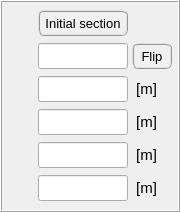
                     <widget class="QFrame" name="frame_11">
                      <property name="minimumSize">
                       <size>
                        <width>180</width>
                        <height>212</height>
                       </size>
                      </property>
                      <property name="maximumSize">
                       <size>
                        <width>180</width>
                        <height>212</height>
                       </size>
                      </property>
                      <property name="frameShape">
                       <enum>QFrame::Box</enum>
                      </property>
                      <property name="frameShadow">
                       <enum>QFrame::Raised</enum>
                      </property>
                      <layout class="QGridLayout" name="gridLayout_15">
                       <property name="leftMargin">
                        <number>4</number>
                       </property>
                       <property name="topMargin">
                        <number>4</number>
                       </property>
                       <property name="rightMargin">
                        <number>6</number>
                       </property>
                       <property name="bottomMargin">
                        <number>4</number>
                       </property>
                       <property name="spacing">
                        <number>0</number>
                       </property>
                       <item row="2" column="0">
                        <widget class="QFrame" name="frame_19">
                         <property name="minimumSize">
                          <size>
                           <width>0</width>
                           <height>32</height>
                          </size>
                         </property>
                         <property name="maximumSize">
                          <size>
                           <width>16777215</width>
                           <height>32</height>
                          </size>
                         </property>
                         <property name="frameShape">
                          <enum>QFrame::NoFrame</enum>
                         </property>
                         <property name="frameShadow">
                          <enum>QFrame::Raised</enum>
                         </property>
                         <layout class="QGridLayout" name="gridLayout_16">
                          <property name="leftMargin">
                           <number>0</number>
                          </property>
                          <property name="topMargin">
                           <number>0</number>
                          </property>
                          <property name="rightMargin">
                           <number>0</number>
                          </property>
                          <property name="bottomMargin">
                           <number>0</number>
                          </property>
                          <property name="horizontalSpacing">
                           <number>4</number>
                          </property>
                          <property name="verticalSpacing">
                           <number>0</number>
                          </property>
                          <item row="0" column="0">
                           <widget class="QFrame" name="frame_35">
                            <property name="frameShape">
                             <enum>QFrame::NoFrame</enum>
                            </property>
                            <property name="frameShadow">
                             <enum>QFrame::Raised</enum>
                            </property>
                           </widget>
                          </item>
                          <item row="0" column="1">
                           <widget class="QLineEdit" name="lineEdit_outside_diameter_initial">
                            <property name="minimumSize">
                             <size>
                              <width>90</width>
                              <height>26</height>
                             </size>
                            </property>
                            <property name="maximumSize">
                             <size>
                              <width>90</width>
                              <height>26</height>
                             </size>
                            </property>
                            <property name="font">
                             <font>
                              <family>MS Shell Dlg 2</family>
                              <pointsize>11</pointsize>
                              <weight>50</weight>
                              <italic>false</italic>
                              <bold>false</bold>
                             </font>
                            </property>
                            <property name="styleSheet">
                             <string notr="true">color: rgb(255, 0, 0);</string>
                            </property>
                            <property name="text">
                             <string/>
                            </property>
                            <property name="alignment">
                             <set>Qt::AlignCenter</set>
                            </property>
                           </widget>
                          </item>
                          <item row="0" column="2">
                           <widget class="QLabel" name="label_63">
                            <property name="minimumSize">
                             <size>
                              <width>40</width>
                              <height>26</height>
                             </size>
                            </property>
                            <property name="maximumSize">
                             <size>
                              <width>40</width>
                              <height>26</height>
                             </size>
                            </property>
                            <property name="font">
                             <font>
                              <family>MS Shell Dlg 2</family>
                              <pointsize>11</pointsize>
                              <weight>50</weight>
                              <italic>false</italic>
                              <bold>false</bold>
                             </font>
                            </property>
                            <property name="frameShape">
                             <enum>QFrame::NoFrame</enum>
                            </property>
                            <property name="text">
                             <string> [m]</string>
                            </property>
                            <property name="alignment">
                             <set>Qt::AlignLeading|Qt::AlignLeft|Qt::AlignVCenter</set>
                            </property>
                           </widget>
                          </item>
                         </layout>
                        </widget>
                       </item>
                       <item row="1" column="0">
                        <widget class="QFrame" name="frame">
                         <property name="minimumSize">
                          <size>
                           <width>0</width>
                           <height>32</height>
                          </size>
                         </property>
                         <property name="maximumSize">
                          <size>
                           <width>16777215</width>
                           <height>32</height>
                          </size>
                         </property>
                         <property name="frameShape">
                          <enum>QFrame::NoFrame</enum>
                         </property>
                         <property name="frameShadow">
                          <enum>QFrame::Raised</enum>
                         </property>
                         <layout class="QGridLayout" name="gridLayout_18">
                          <property name="leftMargin">
                           <number>0</number>
                          </property>
                          <property name="topMargin">
                           <number>0</number>
                          </property>
                          <property name="rightMargin">
                           <number>0</number>
                          </property>
                          <property name="bottomMargin">
                           <number>0</number>
                          </property>
                          <property name="horizontalSpacing">
                           <number>4</number>
                          </property>
                          <property name="verticalSpacing">
                           <number>0</number>
                          </property>
                          <item row="0" column="0">
                           <widget class="QFrame" name="frame_36">
                            <property name="frameShape">
                             <enum>QFrame::NoFrame</enum>
                            </property>
                            <property name="frameShadow">
                             <enum>QFrame::Raised</enum>
                            </property>
                           </widget>
                          </item>
                          <item row="0" column="2">
                           <widget class="QPushButton" name="pushButton_flip_element_ids_initial">
                            <property name="minimumSize">
                             <size>
                              <width>40</width>
                              <height>26</height>
                             </size>
                            </property>
                            <property name="maximumSize">
                             <size>
                              <width>40</width>
                              <height>26</height>
                             </size>
                            </property>
                            <property name="font">
                             <font>
                              <family>MS Shell Dlg 2</family>
                              <pointsize>10</pointsize>
                              <weight>9</weight>
                              <italic>false</italic>
                              <bold>false</bold>
                             </font>
                            </property>
                            <property name="styleSheet">
                             <string notr="true">QPushButton{border-radius: 6px; border-color: rgb(150, 150, 150); border-style: ridge; border-width: 2px; color: rgb(0, 0, 0); background-color: rgb(240, 240, 240); font: 75 10pt &quot;MS Shell Dlg 2&quot;}
QPushButton:hover{border-radius: 6px; border-color: rgb(0, 170, 255); border-style: ridge; border-width: 2px; color: rgb(0, 0, 0); background-color: rgba(174, 213, 255, 100); font: 75 10pt &quot;MS Shell Dlg 2&quot;}
QPushButton:pressed{border-radius: 6px; border-color: rgb(0, 170, 255); border-style: ridge; border-width: 3px; color: rgb(0, 0, 0); background-color: rgb(174, 213, 255); font: 75 10pt &quot;MS Shell Dlg 2&quot;}</string>
                            </property>
                            <property name="text">
                             <string>Flip</string>
                            </property>
                           </widget>
                          </item>
                          <item row="0" column="1">
                           <widget class="QLineEdit" name="lineEdit_element_id_initial">
                            <property name="minimumSize">
                             <size>
                              <width>90</width>
                              <height>26</height>
                             </size>
                            </property>
                            <property name="maximumSize">
                             <size>
                              <width>90</width>
                              <height>26</height>
                             </size>
                            </property>
                            <property name="font">
                             <font>
                              <family>MS Shell Dlg 2</family>
                              <pointsize>12</pointsize>
                              <weight>50</weight>
                              <italic>false</italic>
                              <bold>false</bold>
                             </font>
                            </property>
                            <property name="styleSheet">
                             <string notr="true">color: rgb(255, 0, 0);</string>
                            </property>
                            <property name="text">
                             <string/>
                            </property>
                            <property name="alignment">
                             <set>Qt::AlignCenter</set>
                            </property>
                           </widget>
                          </item>
                         </layout>
                        </widget>
                       </item>
                       <item row="5" column="0">
                        <widget class="QFrame" name="frame_38">
                         <property name="minimumSize">
                          <size>
                           <width>0</width>
                           <height>32</height>
                          </size>
                         </property>
                         <property name="maximumSize">
                          <size>
                           <width>16777215</width>
                           <height>32</height>
                          </size>
                         </property>
                         <property name="frameShape">
                          <enum>QFrame::NoFrame</enum>
                         </property>
                         <property name="frameShadow">
                          <enum>QFrame::Raised</enum>
                         </property>
                         <layout class="QGridLayout" name="gridLayout_20">
                          <property name="leftMargin">
                           <number>0</number>
                          </property>
                          <property name="topMargin">
                           <number>0</number>
                          </property>
                          <property name="rightMargin">
                           <number>0</number>
                          </property>
                          <property name="bottomMargin">
                           <number>0</number>
                          </property>
                          <property name="horizontalSpacing">
                           <number>4</number>
                          </property>
                          <property name="verticalSpacing">
                           <number>0</number>
                          </property>
                          <item row="0" column="1">
                           <widget class="QLineEdit" name="lineEdit_offset_z_initial">
                            <property name="minimumSize">
                             <size>
                              <width>90</width>
                              <height>26</height>
                             </size>
                            </property>
                            <property name="maximumSize">
                             <size>
                              <width>90</width>
                              <height>26</height>
                             </size>
                            </property>
                            <property name="font">
                             <font>
                              <family>MS Shell Dlg 2</family>
                              <pointsize>11</pointsize>
                              <weight>50</weight>
                              <italic>false</italic>
                              <bold>false</bold>
                             </font>
                            </property>
                            <property name="focusPolicy">
                             <enum>Qt::StrongFocus</enum>
                            </property>
                            <property name="styleSheet">
                             <string notr="true">color: rgb(255, 0, 0);</string>
                            </property>
                            <property name="alignment">
                             <set>Qt::AlignCenter</set>
                            </property>
                           </widget>
                          </item>
                          <item row="0" column="2">
                           <widget class="QLabel" name="label_66">
                            <property name="minimumSize">
                             <size>
                              <width>40</width>
                              <height>26</height>
                             </size>
                            </property>
                            <property name="maximumSize">
                             <size>
                              <width>40</width>
                              <height>26</height>
                             </size>
                            </property>
                            <property name="font">
                             <font>
                              <family>MS Shell Dlg 2</family>
                              <pointsize>11</pointsize>
                              <weight>50</weight>
                              <italic>false</italic>
                              <bold>false</bold>
                             </font>
                            </property>
                            <property name="text">
                             <string> [m]</string>
                            </property>
                            <property name="alignment">
                             <set>Qt::AlignLeading|Qt::AlignLeft|Qt::AlignVCenter</set>
                            </property>
                           </widget>
                          </item>
                          <item row="0" column="0">
                           <widget class="QFrame" name="frame_39">
                            <property name="frameShape">
                             <enum>QFrame::NoFrame</enum>
                            </property>
                            <property name="frameShadow">
                             <enum>QFrame::Raised</enum>
                            </property>
                           </widget>
                          </item>
                         </layout>
                        </widget>
                       </item>
                       <item row="3" column="0">
                        <widget class="QFrame" name="frame_40">
                         <property name="minimumSize">
                          <size>
                           <width>0</width>
                           <height>32</height>
                          </size>
                         </property>
                         <property name="maximumSize">
                          <size>
                           <width>16777215</width>
                           <height>32</height>
                          </size>
                         </property>
                         <property name="frameShape">
                          <enum>QFrame::NoFrame</enum>
                         </property>
                         <property name="frameShadow">
                          <enum>QFrame::Raised</enum>
                         </property>
                         <layout class="QGridLayout" name="gridLayout_36">
                          <property name="leftMargin">
                           <number>0</number>
                          </property>
                          <property name="topMargin">
                           <number>0</number>
                          </property>
                          <property name="rightMargin">
                           <number>0</number>
                          </property>
                          <property name="bottomMargin">
                           <number>0</number>
                          </property>
                          <property name="horizontalSpacing">
                           <number>4</number>
                          </property>
                          <property name="verticalSpacing">
                           <number>0</number>
                          </property>
                          <item row="0" column="0">
                           <widget class="QFrame" name="frame_41">
                            <property name="frameShape">
                             <enum>QFrame::NoFrame</enum>
                            </property>
                            <property name="frameShadow">
                             <enum>QFrame::Raised</enum>
                            </property>
                           </widget>
                          </item>
                          <item row="0" column="1">
                           <widget class="QLineEdit" name="lineEdit_wall_thickness_initial">
                            <property name="minimumSize">
                             <size>
                              <width>90</width>
                              <height>26</height>
                             </size>
                            </property>
                            <property name="maximumSize">
                             <size>
                              <width>90</width>
                              <height>26</height>
                             </size>
                            </property>
                            <property name="font">
                             <font>
                              <family>MS Shell Dlg 2</family>
                              <pointsize>11</pointsize>
                              <weight>50</weight>
                              <italic>false</italic>
                              <bold>false</bold>
                             </font>
                            </property>
                            <property name="focusPolicy">
                             <enum>Qt::StrongFocus</enum>
                            </property>
                            <property name="styleSheet">
                             <string notr="true">color: rgb(255, 0, 0);</string>
                            </property>
                            <property name="alignment">
                             <set>Qt::AlignCenter</set>
                            </property>
                           </widget>
                          </item>
                          <item row="0" column="2">
                           <widget class="QLabel" name="label_62">
                            <property name="minimumSize">
                             <size>
                              <width>40</width>
                              <height>26</height>
                             </size>
                            </property>
                            <property name="maximumSize">
                             <size>
                              <width>40</width>
                              <height>26</height>
                             </size>
                            </property>
                            <property name="font">
                             <font>
                              <family>MS Shell Dlg 2</family>
                              <pointsize>11</pointsize>
                              <weight>50</weight>
                              <italic>false</italic>
                              <bold>false</bold>
                             </font>
                            </property>
                            <property name="text">
                             <string> [m]</string>
                            </property>
                            <property name="alignment">
                             <set>Qt::AlignLeading|Qt::AlignLeft|Qt::AlignVCenter</set>
                            </property>
                           </widget>
                          </item>
                         </layout>
                        </widget>
                       </item>
                       <item row="4" column="0">
                        <widget class="QFrame" name="frame_42">
                         <property name="minimumSize">
                          <size>
                           <width>0</width>
                           <height>32</height>
                          </size>
                         </property>
                         <property name="maximumSize">
                          <size>
                           <width>16777215</width>
                           <height>32</height>
                          </size>
                         </property>
                         <property name="frameShape">
                          <enum>QFrame::NoFrame</enum>
                         </property>
                         <property name="frameShadow">
                          <enum>QFrame::Raised</enum>
                         </property>
                         <layout class="QGridLayout" name="gridLayout_37">
                          <property name="leftMargin">
                           <number>0</number>
                          </property>
                          <property name="topMargin">
                           <number>0</number>
                          </property>
                          <property name="rightMargin">
                           <number>0</number>
                          </property>
                          <property name="bottomMargin">
                           <number>0</number>
                          </property>
                          <property name="horizontalSpacing">
                           <number>4</number>
                          </property>
                          <property name="verticalSpacing">
                           <number>0</number>
                          </property>
                          <item row="0" column="2">
                           <widget class="QLabel" name="label_64">
                            <property name="minimumSize">
                             <size>
                              <width>40</width>
                              <height>26</height>
                             </size>
                            </property>
                            <property name="maximumSize">
                             <size>
                              <width>40</width>
                              <height>26</height>
                             </size>
                            </property>
                            <property name="font">
                             <font>
                              <family>MS Shell Dlg 2</family>
                              <pointsize>11</pointsize>
                              <weight>50</weight>
                              <italic>false</italic>
                              <bold>false</bold>
                             </font>
                            </property>
                            <property name="text">
                             <string> [m]</string>
                            </property>
                            <property name="alignment">
                             <set>Qt::AlignLeading|Qt::AlignLeft|Qt::AlignVCenter</set>
                            </property>
                           </widget>
                          </item>
                          <item row="0" column="1">
                           <widget class="QLineEdit" name="lineEdit_offset_y_initial">
                            <property name="minimumSize">
                             <size>
                              <width>90</width>
                              <height>26</height>
                             </size>
                            </property>
                            <property name="maximumSize">
                             <size>
                              <width>90</width>
                              <height>26</height>
                             </size>
                            </property>
                            <property name="font">
                             <font>
                              <family>MS Shell Dlg 2</family>
                              <pointsize>11</pointsize>
                              <weight>50</weight>
                              <italic>false</italic>
                              <bold>false</bold>
                             </font>
                            </property>
                            <property name="focusPolicy">
                             <enum>Qt::StrongFocus</enum>
                            </property>
                            <property name="styleSheet">
                             <string notr="true">color: rgb(255, 0, 0);</string>
                            </property>
                            <property name="alignment">
                             <set>Qt::AlignCenter</set>
                            </property>
                           </widget>
                          </item>
                          <item row="0" column="0">
                           <widget class="QFrame" name="frame_43">
                            <property name="frameShape">
                             <enum>QFrame::NoFrame</enum>
                            </property>
                            <property name="frameShadow">
                             <enum>QFrame::Raised</enum>
                            </property>
                           </widget>
                          </item>
                         </layout>
                        </widget>
                       </item>
                       <item row="0" column="0">
                        <widget class="QFrame" name="frame_44">
                         <property name="minimumSize">
                          <size>
                           <width>0</width>
                           <height>32</height>
                          </size>
                         </property>
                         <property name="maximumSize">
                          <size>
                           <width>16777215</width>
                           <height>32</height>
                          </size>
                         </property>
                         <property name="frameShape">
                          <enum>QFrame::NoFrame</enum>
                         </property>
                         <property name="frameShadow">
                          <enum>QFrame::Raised</enum>
                         </property>
                         <layout class="QGridLayout" name="gridLayout_38">
                          <property name="leftMargin">
                           <number>0</number>
                          </property>
                          <property name="topMargin">
                           <number>0</number>
                          </property>
                          <property name="rightMargin">
                           <number>0</number>
                          </property>
                          <property name="bottomMargin">
                           <number>0</number>
                          </property>
                          <property name="horizontalSpacing">
                           <number>4</number>
                          </property>
                          <property name="verticalSpacing">
                           <number>0</number>
                          </property>
                          <item row="0" column="0">
                           <widget class="QFrame" name="frame_45">
                            <property name="frameShape">
                             <enum>QFrame::NoFrame</enum>
                            </property>
                            <property name="frameShadow">
                             <enum>QFrame::Raised</enum>
                            </property>
                           </widget>
                          </item>
                          <item row="0" column="1">
                           <widget class="QPushButton" name="pushButton_select_standard_section_initial">
                            <property name="minimumSize">
                             <size>
                              <width>90</width>
                              <height>26</height>
                             </size>
                            </property>
                            <property name="maximumSize">
                             <size>
                              <width>90</width>
                              <height>26</height>
                             </size>
                            </property>
                            <property name="font">
                             <font>
                              <family>MS Shell Dlg 2</family>
                              <pointsize>10</pointsize>
                              <weight>7</weight>
                              <italic>false</italic>
                              <bold>false</bold>
                             </font>
                            </property>
                            <property name="styleSheet">
                             <string notr="true">QPushButton{border-radius: 6px; border-color: rgb(150, 150, 150); border-style: ridge; border-width: 2px; color: rgb(0, 0, 0); background-color: rgb(240, 240, 240); font: 60 10pt &quot;MS Shell Dlg 2&quot;}
QPushButton:hover{border-radius: 6px; border-color: rgb(0, 170, 255); border-style: ridge; border-width: 2px; color: rgb(0, 0, 0); background-color: rgba(174, 213, 255, 100); font: 60 10pt &quot;MS Shell Dlg 2&quot;}
QPushButton:pressed{border-radius: 6px; border-color: rgb(0, 170, 255); border-style: ridge; border-width: 3px; color: rgb(0, 0, 0); background-color: rgb(174, 213, 255); font: 60 10pt &quot;MS Shell Dlg 2&quot;}</string>
                            </property>
                            <property name="text">
                             <string>Initial section</string>
                            </property>
                           </widget>
                          </item>
                          <item row="0" column="2">
                           <widget class="QFrame" name="frame_46">
                            <property name="minimumSize">
                             <size>
                              <width>40</width>
                              <height>0</height>
                             </size>
                            </property>
                            <property name="maximumSize">
                             <size>
                              <width>40</width>
                              <height>16777215</height>
                             </size>
                            </property>
                            <property name="frameShape">
                             <enum>QFrame::NoFrame</enum>
                            </property>
                            <property name="frameShadow">
                             <enum>QFrame::Raised</enum>
                            </property>
                           </widget>
                          </item>
                         </layout>
                        </widget>
                       </item>
                      </layout>
                     </widget>
